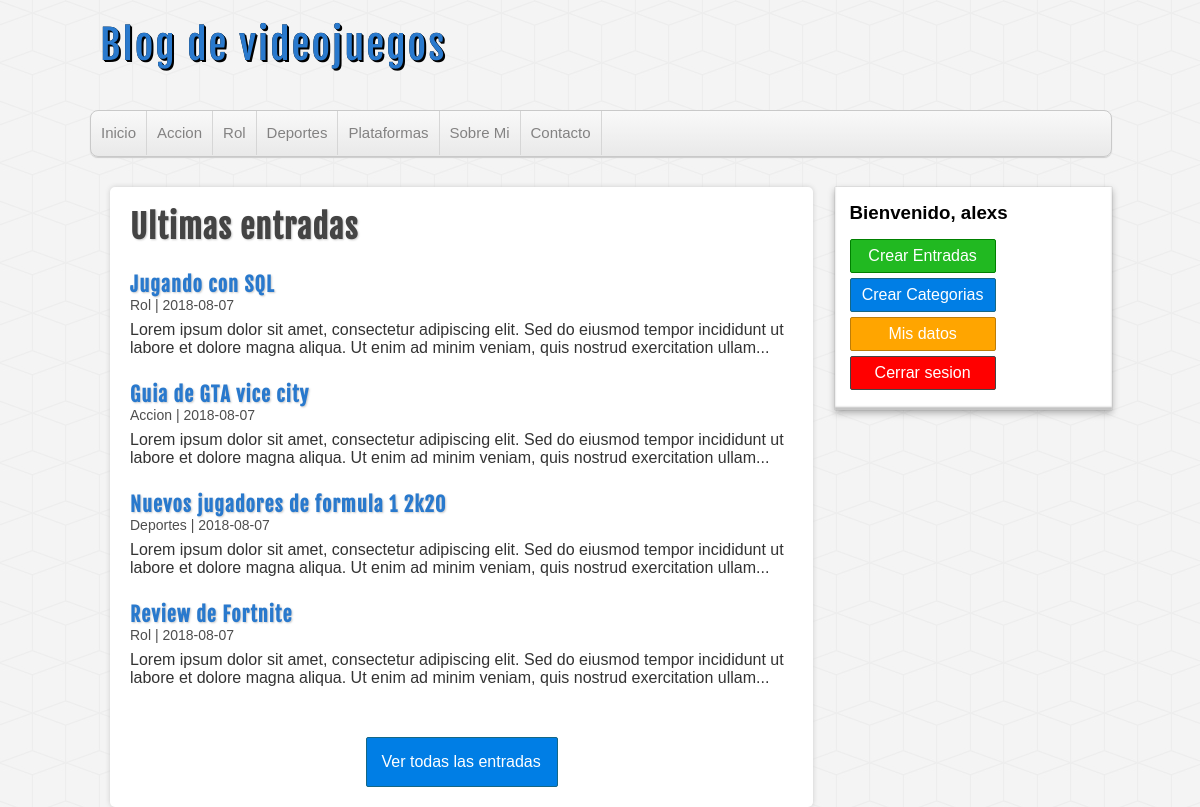
/index.php (signed in), run on the app's committed database.
### tables this page shows
CREATE TABLE `categorias` (
  `id` int(255) NOT NULL AUTO_INCREMENT,
  `nombre` varchar(100) DEFAULT NULL,
  PRIMARY KEY (`id`)
);

CREATE TABLE `entradas` (
  `id` int(255) NOT NULL AUTO_INCREMENT,
  `usuario_id` int(255) NOT NULL,
  `categoria_id` int(255) NOT NULL,
  `titulo` varchar(255) NOT NULL,
  `descripcion` mediumtext DEFAULT NULL,
  `fecha` date NOT NULL,
  PRIMARY KEY (`id`),
  KEY `fk_entrada_usuario` (`usuario_id`),
  KEY `fk_entrada_categoria` (`categoria_id`),
  CONSTRAINT `fk_entrada_categoria` FOREIGN KEY (`categoria_id`) REFERENCES `categorias` (`id`) ON DELETE NO ACTION,
  CONSTRAINT `fk_entrada_usuario` FOREIGN KEY (`usuario_id`) REFERENCES `usuarios` (`id`)
);

### includes/helpers.php (called while the page is built, shortened)
<?php
function conseguirCategorias($conexiondb){
    $sql = "SELECT * FROM categorias ORDER BY id ASC;";
    $categorias=mysqli_query($conexiondb, $sql);
    if ($categorias && mysqli_num_rows($categorias)>=1){
        $result=$categorias;
    }
    return $result;
}
function conseguirUltimasEntradas($conexiondb){
    $sql = "SELECT e.*, c.nombre AS 'categoria' FROM entradas e "."INNER JOIN categorias c ON e.categoria_id=c.id "."ORDER BY e.id DESC LIMIT 4";
    $entradas=mysqli_query($conexiondb, $sql);
    if ($entradas && mysqli_num_rows($entradas)>=1){
        $result=$entradas;
    }
    return $result;
}

### index.php (the view, shortened to what this page needs)
<body>
    <?php include_once 'includes/cabecera.php';
    include_once 'includes/lateral.php';?>
    <div id="principal">
        <h1>Ultimas entradas</h1>
        <?php
            $entradas = conseguirUltimasEntradas($conexiondb);
            if (!empty($entradas)):
                while ($entrada = mysqli_fetch_assoc($entradas)):
        ?>
                    <article class="entrada">
                        <a href="">
                            <h2><?=$entrada['titulo']?></h2>
                            <span class="fecha"><?=$entrada['categoria']." | ".$entrada['fecha'] ?></span>
                            <p>
                                <?=substr($entrada['descripcion'], 0,180). "..." ?>
                            </p>
                        </a>
                    </article>
        <?php
                endwhile;
            endif;
        ?>
        <div id="ver-todas">
            <a href="">Ver todas las entradas</a>
        </div>
    </div>
    </div>
</body>
</html>

### includes/cabecera.php (shortened to what this page needs)
<?php
require_once('conexion.php');
require_once ('helpers.php');?>
<!doctype html>
<html lang="es">
<head>
    <link rel="stylesheet" href="assets/css/style.css">
</head>
<header id="cabecera">
    <div id="logo">
        <a href="index.php">
            Blog de videojuegos
        </a>
    </div>
    <nav id="menu">
        <ul>
            <li>
                <a href="index.php">Inicio</a>
            </li>
            <?php $categorias = conseguirCategorias($conexiondb);?>
            <?php if (!empty($categorias)):?>
            <?php while ($categoria=mysqli_fetch_assoc($categorias)):?>
                <li>
                    <a href="categoria.php?id=<?=$categoria['id']?>"><?=$categoria['nombre']?></a>
                </li>
            <?php endwhile;?>
            <?php endif;?>
            <li>
                <a href="index.php">Sobre Mi</a>
            </li>
            <li>
                <a href="index.php">Contacto</a>
            </li>
        </ul>
    </nav>
</header>

### assets/css/style.css (style rules this page uses)
* { margin: 0px; padding: 0px; font-family: sans-serif, Helvetica, Arial; text-decoration: none; }
body { background: url(../img/cubes.png) #F4F4F4; }
.fecha { color: #4e4e4e; margin-top:5px; font-size: 14px; }
#cabecera { width: 85%; height: auto; background: transparent; margin: 0px auto; }
#logo { float:left; width: 540px; height: 110px; }
#logo a { font-family: "fajala", Helvetica; font-size: 40px; letter-spacing: 2px; color: #2979CD; text-shadow: 0px 0px 0px black, 1px 1px 0px black, 2px 2px 0px black; transition: all 500ms; line-height: 90px; margin-left: 10px; }
#menu { clear: both; width: 100%; height: 45px; background: linear-gradient(to bottom, #f9f9f9 0px, #e9e9e9 100%); border: 1px solid #C9C9C9; border-radius: 8px; box-shadow: 0px 1px 1px #ccc; overflow: hidden; }
#menu ul { list-style: none; }
#menu ul li { float: left; line-height: 44px; border-right: 1px solid #D6D6D6; }
#menu ul li a { display: block; padding-left: 10px; padding-right: 10px; font-size: 15px; color: #838282; }
#principal { float: left; width: 65%; min-height: 572px; background:white; border-radius: 5px; box-shadow: 0px 0px 5px #ccc; margin-left: 20px; padding: 20px; overflow: hidden; }
#principal a { color: #333; }
#principal h1 { font-size: 32px; color: #444; letter-spacing: 1px; text-shadow: 1px 1px 2px #ccc; font-family: "fajala"; }
#principal h2 { font-size: 20px; color: #2979CD; text-shadow: 1px 1px 2px #ccc; letter-spacing: 1px; font-family: "fajala"; margin-top: 25px; }
#principal p { margin-top: 8px; }
#ver-todas a { display: block; border-radius: 2px; padding: 15px; color:white; background: #007ee5; border: 1px solid #156785; cursor:pointer; width: 160px; margin: 0px auto; margin-top:50px; }

### data on the page
categorias: nombre "Accion"
categorias: nombre "Rol"
categorias: nombre "Deportes"
categorias: nombre "Plataformas"
entradas: titulo "Jugando con SQL", categoria.nombre "Rol", fecha "2018-08-07", descripcion "Lorem ipsum dolor sit amet, consectetur adipiscing elit. Sed do eiusmod tempor incididunt ut labore et dolore magna aliqua. Ut enim ad minim veniam, quis nostrud exercitation ullam"
entradas: titulo "Guia de GTA vice city", categoria.nombre "Accion", fecha "2018-08-07", descripcion "Lorem ipsum dolor sit amet, consectetur adipiscing elit. Sed do eiusmod tempor incididunt ut labore et dolore magna aliqua. Ut enim ad minim veniam, quis nostrud exercitation ullam"
entradas: titulo "Nuevos jugadores de formula 1 2k20", categoria.nombre "Deportes", fecha "2018-08-07", descripcion "Lorem ipsum dolor sit amet, consectetur adipiscing elit. Sed do eiusmod tempor incididunt ut labore et dolore magna aliqua. Ut enim ad minim veniam, quis nostrud exercitation ullam"
entradas: titulo "Review de Fortnite", categoria.nombre "Rol", fecha "2018-08-07", descripcion "Lorem ipsum dolor sit amet, consectetur adipiscing elit. Sed do eiusmod tempor incididunt ut labore et dolore magna aliqua. Ut enim ad minim veniam, quis nostrud exercitation ullam"

### other printed values
$_SESSION['usuario']['nombre'] "alexs"
